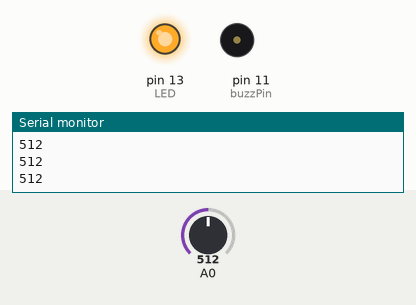
Recording of a sketch running on a simulated Arduino Uno, built with avr-gcc and run on an emulated ATmega328P. Parts: output pins drawn as LEDs (lit = HIGH), buzzer (waves = sounding, pin HIGH), the last lines printed to the serial monitor. Inputs (shaded band) come from the test bench; at power-on: A0 = 512.

Above: at 1.2 s.
1.3 s: A0 set to 1009
2.8 s: A0 set to 1023
At 3.2 s:
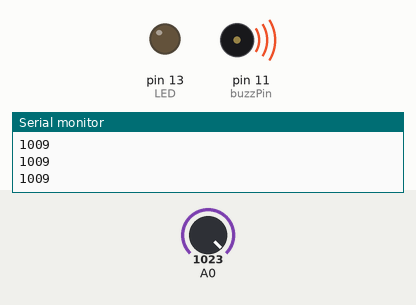
5.8 s: A0 set to 900
At 6.8 s:
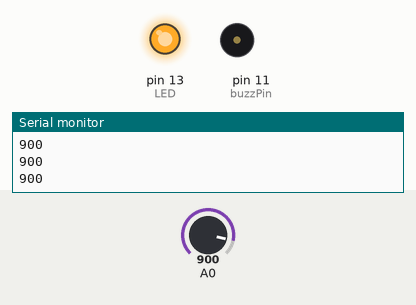
Timing chart, 0 to 8.8 s (numbered marks = the images above; inputs shaded):
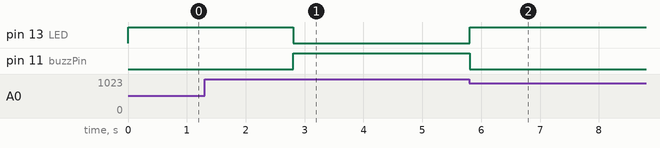

Measured:
- the behaviour switches between 1022 and 1023 on A0 (found by bisection; images 0 and 1)
- after the input at 2.8 s, pin 13 (LED): HIGH → LOW at once; pin 11 (buzzPin): LOW → HIGH at once
- after the input at 5.8 s, pin 13 (LED): LOW → HIGH at once; pin 11 (buzzPin): HIGH → LOW at once

The sketch:

08.laser_trip_wire_alarm.ino
```cpp
/*
The sketch first sets Arduino pin 11 as an OUTPUT for the piezo buzzer and
pin 13 as an OUTPUT for the LED. The photoresistor is connected to Arduino pinA0.
If the analog reading from A0 is more than 850 (meaning that there is less light
and the laser beam has been broken), the buzzer will be set to HIGH and turn on
and the LED will turn off. Remember to change the resistance value depending on
your calibration on this line:
------------------------------
if (analogRead(0) > 850) {
------------------------------
As noted earlier, when the laser is shining on the resistor it reads about 620,
so in the sketch I’ve set the buzzer to sound only if the value is more than 850.
This value is between our laser value and our nonlaser value, so we know the laser
beam to the resistor has been broken if the value reaches 850.
*/

int buzzPin = 11; //Pin connected to the piezo
int LED = 13; //Pin connected to the LED

void setup() {
  // put your setup code here, to run once:
  Serial.begin(9600);
  pinMode(buzzPin, OUTPUT); //Set pin as output
  pinMode(LED, OUTPUT); //Set pin as output
  Serial.println("Photoresistor Value");
}

void loop() {
  // put your main code here, to run repeatedly:
  Serial.println(analogRead(0));
  if (analogRead(0) > 1022) { //Set this value depending on the values of your photoresistor //(analogRead(0) > 850)
    digitalWrite(buzzPin, HIGH); //If value is above 850, turn piezo ON
    digitalWrite(LED, LOW); //If value is above 850, turn the LED OFF
    delay(1000); //wait for 1 second
    digitalWrite(buzzPin, LOW);
    digitalWrite(LED, LOW); //LED remains OFF

    } else { //If value is 850 or below
      digitalWrite(buzzPin, LOW); //Light shining on photoresistor the piezo is OFF
      digitalWrite(LED, HIGH); //Light shining on photoresistor the LED is ON
      }
}
```
